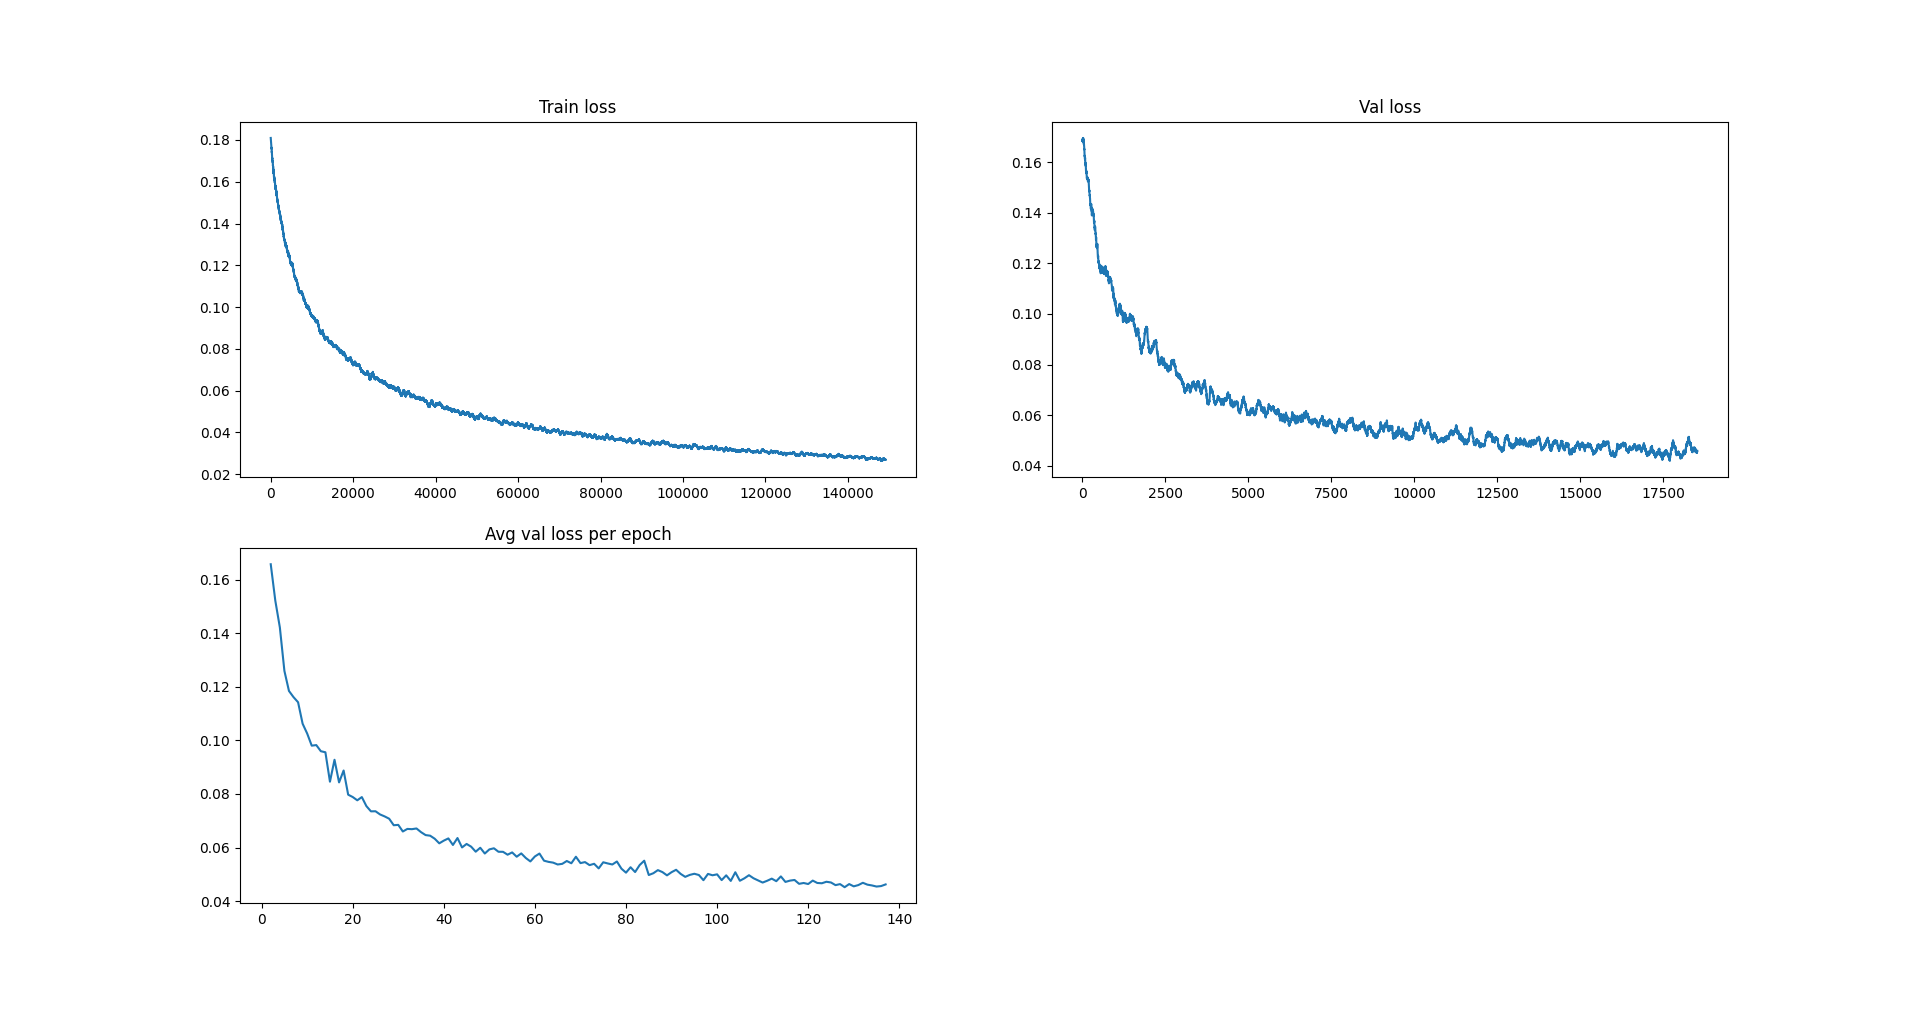

Write Python code to recreate this figure.
import matplotlib.pyplot as plt
import numpy as np
import os
import config

if __name__ == '__main__':
    model_dir = 'model'
    # model_dir = 'old/resnet50-4-lr0.003'
    n_models = len(os.listdir(model_dir))
    train_losses = []
    val_losses = []
    avg_val_losses = []
    models = []
    for model in range(1, n_models+1):
        try:
            with open(os.path.join(model_dir, str(model), 'log.txt')) as f:
                s = f.read()

            log = s.split('\n')
            for n, i in enumerate(log):
                if 'Train loss' in i:
                    if n % 10:
                        continue
                    loss = float(i.split(': ')[-1])
                    train_losses.append(loss)
                elif 'Test loss' in i:
                    if 'avg' in i:
                        loss = float(i.split(': ')[-1])
                        avg_val_losses.append(loss)
                        models.append(model)
                    else:
                        if n % 10: # too much data
                            continue
                        loss = float(i.split(': ')[-1])
                        val_losses.append(loss)
        except FileNotFoundError:
            print(f'No log for model {model}')

    win = 500
    train_sma = []
    for i in range(len(train_losses)-win+1):
        train_sma.append(np.mean(train_losses[i:i+win]))

    win = 100
    val_sma = []
    for i in range(len(val_losses)-win+1):
        val_sma.append(np.mean(val_losses[i:i+win]))

    fig, ((ax1, ax2), (ax3, _)) = plt.subplots(ncols=2, nrows=2)
    fig.delaxes(_)
    ax1.plot(range(len(train_sma)), train_sma)
    ax1.title.set_text('Train loss')
    ax2.plot(range(len(val_sma)), val_sma)
    ax2.title.set_text('Val loss')
    ax3.plot(models, avg_val_losses)
    ax3.title.set_text('Avg val loss per epoch')
    plt.show()
